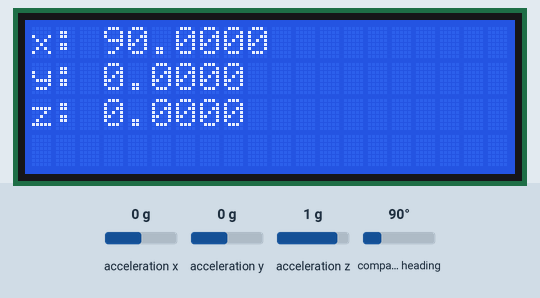
The sketch below on a simulated Arduino Uno, built with avr-gcc and run on an emulated ATmega328P. Shown: 20×4 character LCD. The inputs (shaded band) are chosen by the test bench; at power-on: acceleration y 0 g, acceleration z 1 g, acceleration x 0 g, compass heading 90°. What the sketch prints to the serial monitor is not drawn.

Above: at 2.2 s.
2.3 s: acceleration y set to -1.4 g
At 4.1 s:
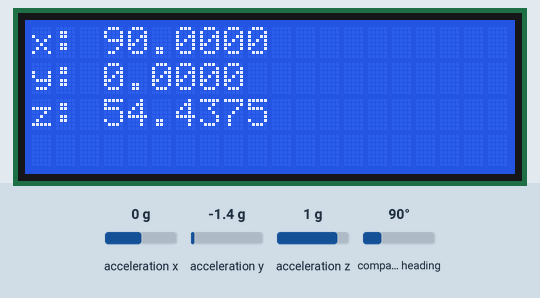
4.6 s: acceleration z set to -1.4 g
At 5.6 s:
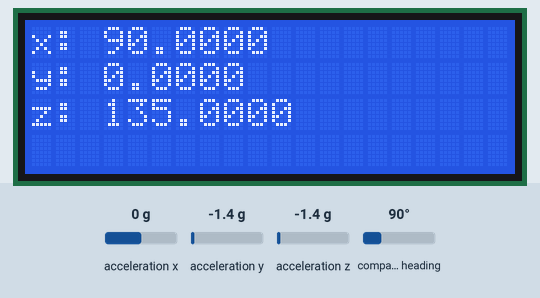
6.7 s: acceleration x set to -1.4 g
At 8.4 s:
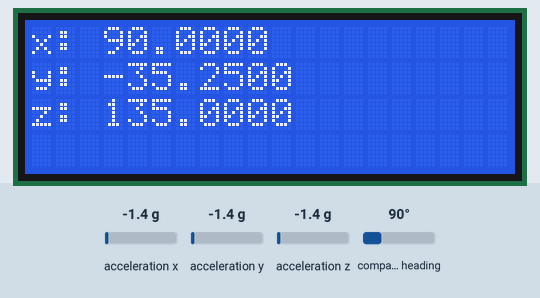
8.7 s: compass heading set to 7°
At 10.2 s:
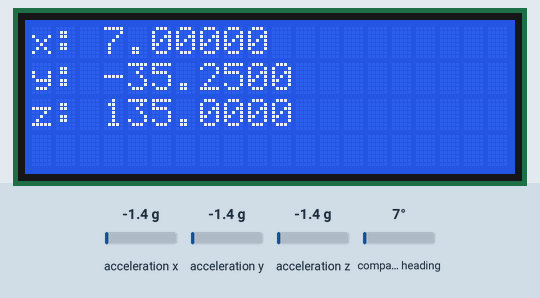
10.8 s: acceleration y set to -0.8 g
At 11.9 s:
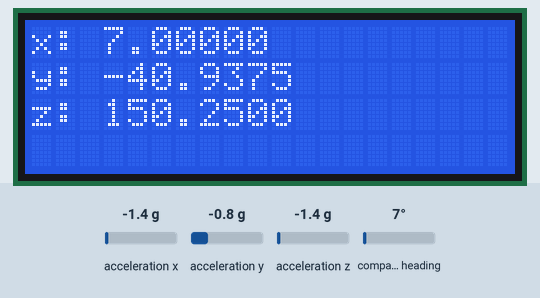
Timing chart, 0 to 13.8 s (numbered marks = the images above; inputs shaded):
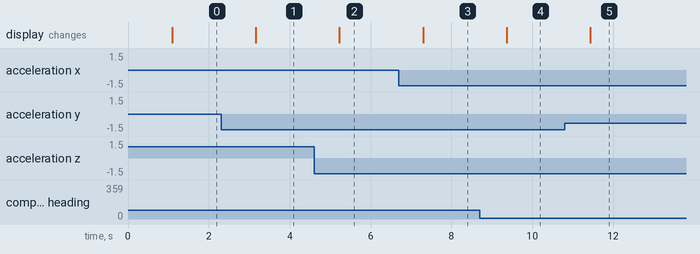

Measured:
- after the input at 2.3 s, the display: changes after 0.86 s (image 1)
- after the input at 4.6 s, the display: changes after 0.63 s (image 2)
- after the input at 6.7 s, the display: changes after 0.60 s (image 3)
- after the input at 8.7 s, the display: changes after 0.67 s (image 4)
- after the input at 10.8 s, the display: changes after 0.63 s (image 5)

The sketch:

gyro_screen.ino
```cpp
    /*
  Character-LCD-I2C-1602
  modified on 31 oct 2020
  by Amir Mohammad Shojaee @ Electropeak
  Home

  based on LiquidCrystal_I2C Library Arduino Examples
*/

#include <Wire.h>
#include <LiquidCrystal_I2C.h>
#include <Adafruit_Sensor.h>
#include <Adafruit_BNO055.h>
#include <utility/imumaths.h>
LiquidCrystal_I2C lcd_1(0x27,20,4);  // set the LCD address to 0x3F for a 16 chars and 2 line display
Adafruit_BNO055 bno = Adafruit_BNO055(55);
int a;
void setup()
{
  lcd_1.init();                      // initialize the lcd
  lcd_1.backlight();
  Serial.begin(9600);
  Serial.println("Orientation Sensor Test"); Serial.println("");

  /* Initialise the sensor */
  if(!bno.begin())
  {
    /* There was a problem detecting the BNO055 ... check your connections */
    lcd_1.print("Ooops, no BNO055 detected ... Check your wiring or I2C ADDR!");
    while(1);
  }

  delay(1000);

  bno.setExtCrystalUse(true);
}

void loop()
{
  sensors_event_t event;
  bno.getEvent(&event);
  lcd_1.setCursor(0,0);
  lcd_1.print("x: ");
  lcd_1.print(event.orientation.x, 4);
  lcd_1.setCursor(0,1);
  lcd_1.print("y: ");
  lcd_1.print(event.orientation.y, 4);
  lcd_1.setCursor(0,2);
  lcd_1.print("z: ");
  lcd_1.print(event.orientation.z, 4);
  /* Get a new sensor event */
  a=(event.orientation.z);
  Serial.print(a);

  /* Display the floating point data
  Serial.print("X: ");
  Serial.print(event.orientation.x, 4);
  Serial.print("\tY: ");
  Serial.print(event.orientation.y, 4);
  Serial.print("\tZ: ");
  Serial.print(event.orientation.z, 4);
  Serial.println("");
  */
  delay(1000);
}
```
